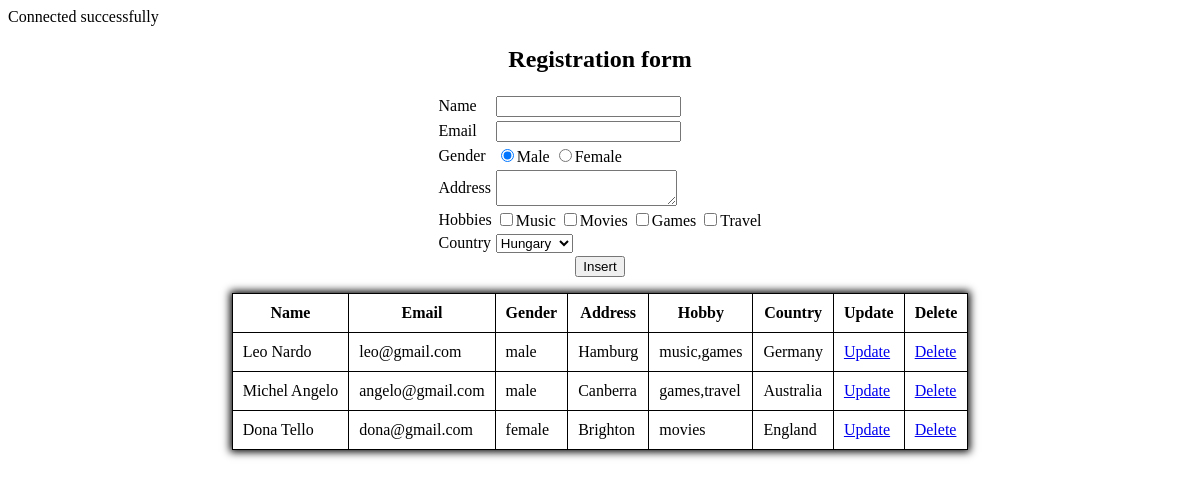
The page / on the database its author committed.
### tables this page shows
CREATE TABLE `registeredpeople` (
  `id` int(5) NOT NULL,
  `name` varchar(20) NOT NULL,
  `email` varchar(50) NOT NULL,
  `gender` varchar(30) NOT NULL,
  `address` varchar(100) NOT NULL,
  `hobby` varchar(200) DEFAULT NULL,
  `country` varchar(50) NOT NULL
);

### index.php (the view, shortened to what this page needs)
<?php
    include "db.php";
            ?>
<!DOCTYPE html>
<html>
    <head>
        <link rel="stylesheet" href="css/style.css" type="text/css">
    </head>
    <body>
        <center>
            <h2>Registration form</h2>
            <table class="list">
                <tr>
                    <th>Name</th>
                    <th>Email</th>
                    <th>Gender</th>
                    <th>Address</th>
                    <th>Hobby</th>
                    <th>Country</th>
                    <th>Update</th>
                    <th>Delete</th>
                </tr>
                <?php
                    $select = "SELECT * FROM registeredpeople;";
                    $result = mysqli_query($conn, $select);
                    if(mysqli_num_rows($result)>0){
                        while($row = mysqli_fetch_assoc($result)){
                            ?>
                                <tr>
                                    <td><?php echo $row["name"];?></td>
                                    <td><?php echo $row["email"];?></td>
                                    <td><?php echo $row["gender"];?></td>
                                    <td><?php echo $row["address"];?></td>
                                    <td><?php echo $row["hobby"];?></td>
                                    <td><?php echo $row["country"];?></td>
                                    <td><a href="update.php?id=<?php echo $row['id'];?>">Update</a></td>
                                    <td><a href="delete.php?id=<?php echo $row['id'];?>" onclick="return confirm('Are you sure to delete this record?')">Delete</a></td>
                                </tr>
                            <?php
                        }
                    }else{
                        echo "Datatable is empty";
                    }
                ?>
            </table>
        </center>
    </body>
</html>

### css/style.css (style rules this page uses)
.list, .list tr, .list th, .list td { border: 1px solid black; border-collapse: collapse; padding: 10px; }
.list { box-shadow: 0px 0px 8px 2px; -moz-box-shadow: 0px 0px 8px 2px; -webkit-box-shadow: 0px 0px 8px 2px; }

### rows shown on the page
registeredpeople: name "Leo Nardo", email "leo@gmail.com", gender "male", address "Hamburg", hobby "music,games", country "Germany"
registeredpeople: name "Michel Angelo", email "angelo@gmail.com", gender "male", address "Canberra", hobby "games,travel", country "Australia"
registeredpeople: name "Dona Tello", email "dona@gmail.com", gender "female", address "Brighton", hobby "movies", country "England"
